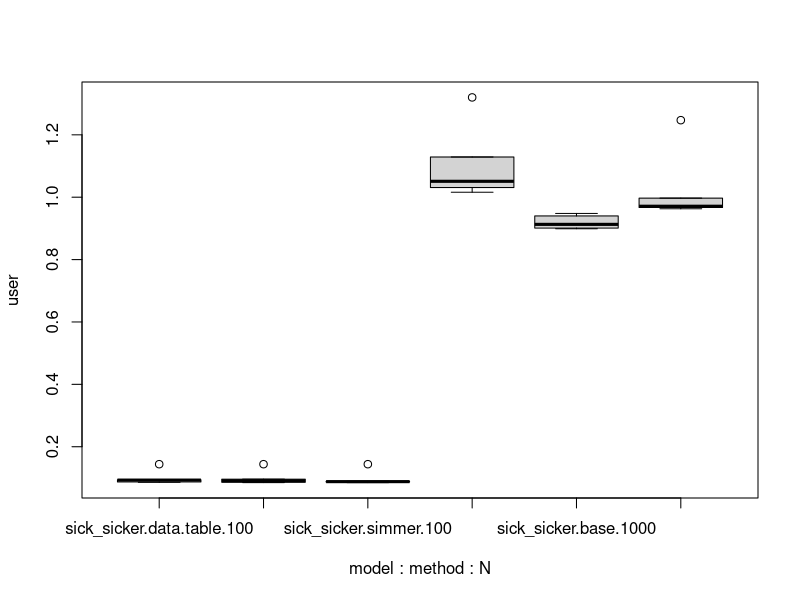

Source code (R):
# Goal:
#  Run  the cartesian product of the following combination
#     replicant = 1:5
#     N = 10^(2:7)
#     model = "sick_sicker" or "PCE"
#     method = "data.table", "base", "simmer"
#
# Measurements (use system.time)
#     user
#     system
#     elapsed
#

reps    <- 1:5
Ns      <- 10^(2:3)  # For development
models  <- c("sick_sicker")
methods <- c("data.table", "base", "simmer")

# FIXME: Return type is borked, ugh!
# Considering: https://stackoverflow.com/questions/36982755/r-apply-like-function-that-returns-a-data-frame
result <- as.data.frame(t(
  apply(
    expand.grid(1:length(models), 1:length(methods), Ns, reps),
    1,
    function(x)
    {
      N      <- x[3]
      model  <- models[x[1]]
      method <- methods[x[2]]

      # FIXME: Stub for doing each timing
      timing <- system.time(replicate(N*100, rnorm(100)))


      c(x, timing[1:3])
    }
  )
))
names(result) <- c("model", "method", "N", "rep", "user", "sys", "elapsed")
result$model  <- factor(result$model,  levels=1:length(models),  labels=models)
result$method <- factor(result$method, levels=1:length(methods), labels=methods)

boxplot(user~model+method+N, result)
